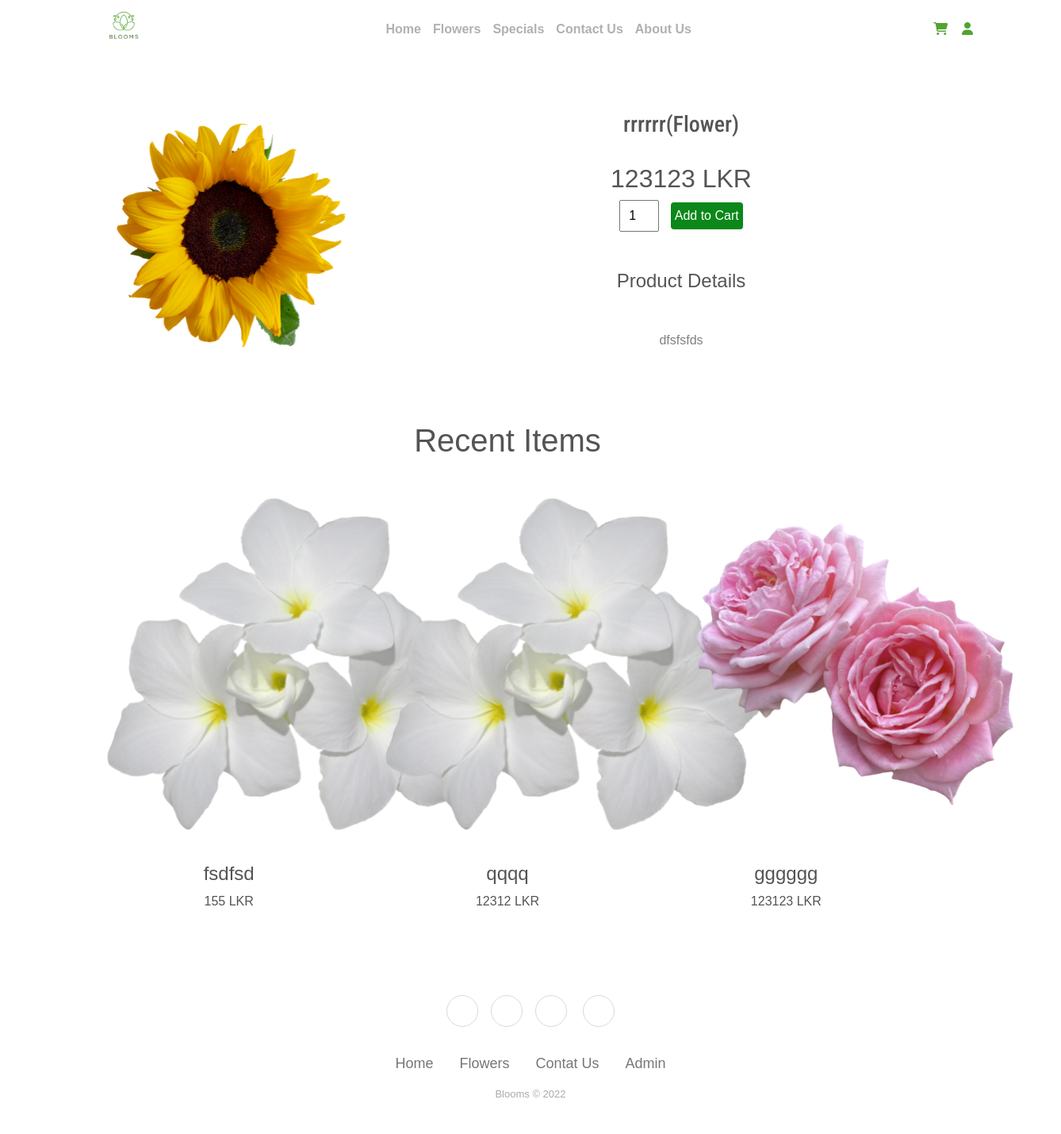
Page /ProductInfo.php?product_id=1 on the committed database.
### tables this page shows
CREATE TABLE `item` (
  `ID` int(11) NOT NULL,
  `CAT` varchar(255) NOT NULL,
  `NAME` varchar(255) NOT NULL,
  `PRICE` int(11) NOT NULL,
  `IMG` varchar(255) NOT NULL,
  `DES` varchar(255) NOT NULL
);

### ProductInfo.php (the view, shortened to what this page needs)
<!DOCTYPE html>
<html lang="en">
<head>
    <link rel="stylesheet" href="./CSS/ProductInfo.css">
    <link rel="stylesheet" href="https://cdnjs.cloudflare.com/ajax/libs/font-awesome/5.15.4/css/all.min.css">
    <link rel="stylesheet" href="https://cdnjs.cloudflare.com/ajax/libs/ionicons/2.0.1/css/ionicons.min.css">
    <link rel="stylesheet" hrf="https://cdn.jsdelivr.net/npm/@fortawesome/fontawesome-free@6.1.1/css/fontawesome.min.css">
    <link href="https://cdn.jsdelivr.net/npm/bootstrap@5.1.3/dist/css/bootstrap.min.css" rel="stylesheet">
    <link rel="stylesheet" href="https://cdnjs.cloudflare.com/ajax/libs/font-awesome/6.2.1/css/all.min.css">
</head>
<body>
<?php  @include './Components/Header.php';
$product_id = htmlspecialchars($_GET['product_id']);
?>
    <form method="POST">
        <?php
        $sql = "SELECT * FROM item WHERE ID=$product_id";
        $sqlResult = mysqli_query($conn, $sql);
        if (mysqli_num_rows($sqlResult)) {
            $productInfo = mysqli_fetch_assoc($sqlResult);
        } else {
            echo "0 results";
        }
        ?>
        <section class="container sproduct my-1 pt-2">
            <div class="row mt-4 ">
                <div class="col-lg-5 col-md-12 col-12">
                    <img class="img-fluid pb-1" width="80%" src="./uploaded_img/<?php echo $productInfo['IMG'] ?>" id="MainImg" alt="">
                </div>
                <div class="col-lg-6 col-md-12 col-12 text">
                    <h3 class="py-4"><?php echo $productInfo['NAME'];?>(<?php echo $productInfo['CAT']; ?>)</h3>
                    <h2><?php echo $productInfo['PRICE']; ?> LKR</h2>
                    <input type="number" value="1" name="qty_input">
                    <button class="buy-btn" name="add_to_cart_btn">Add to Cart</button>
                    <h4 class="mt-5 mb-5">Product Details</h4>
                    <span style="color: grey; text-align:left" class="text"><?php echo $productInfo['DES']; ?></span>
                </div>
    </form>
   <form method="POST" class="gg">
        <div class="small-container" align="center">
            <h1 class="headings">Recent Items</h1>
            <div class="row ff">
        <?php
                $sql = "SELECT * FROM `item` WHERE CAT='Flower' ORDER by rand() LIMIT 3";
                if ($result = mysqli_query($conn, $sql)) {
                    if (mysqli_num_rows($result) > 0) {
                        while ($row = mysqli_fetch_array($result)) {
                            echo ' <div class="col4">';
                            echo ' <img src="./uploaded_img/' . $row['IMG'] . '" alt="" onclick="loadProduct(' . $row['ID'] . ')">';
                            echo ' <h4>' . $row['NAME'] . '</h4>';
                            echo '<p>' . $row['PRICE'] . ' LKR</p>';
                            echo '</div>';
                        }
                    } else {
                        echo "No Products found";
                    }
                } else {
                    echo "Products not found";
                }
                ?>
        </div>
        </div>
    </form>
    <?php @include('footer.php') ?>

### CSS/ProductInfo.css (style rules this page uses)
* { margin: 0; padding: 0; box-sizing: border-box; font-family: 'Trebuchet MS', 'Lucida Sans Unicode', 'Lucida Grande', 'Lucida Sans', Arial, sans-serif; }
:root { --main-color: #54A232; --text-color: #9e9c9c; }
.text { color: #555; text-align: center; justify-content: center; }
h3 { font-family: 'Roboto Condensed', sans-serif; font-size: 150%; }
.sproduct input { width: 50px; height: 40px; padding-left: 10px; font-size: 16px; margin-right: 10px; }
.buy-btn { border: none; border-radius: 4px; padding: 5px 5px; font-weight: 400; color: white; background-color: #0b8819; opacity: 1; transition: 0.3s all; }
.small-container { max-width: 1080px; margin: auto; padding: 0px 25px; color: #555454; }
.ff { margin: 0 auto; text-align: center; }
.small-container { text-align: center; margin: 50px 0px; }
.small-container .row { display: flex; flex-wrap: nowrap; }
.small-container .row .col4 { flex: 0 0 33.333333%; max-width: 33.333333%; }
.small-container .row .col4 { flex: 0 0 50%; }

### ProductInfo.php (style rules this page uses)
.gg { margin: auto; padding-left: 100px; }

### Components/Header.php (style rules this page uses)
:root { --main-color: #54A232; --text-color: #9e9c9c; }

### Components/Footer.php (style rules this page uses)
:root { --main-color: #54A232; --text-color: #9e9c9c; }

### rows in the picture
item: IMG (picture), NAME "rrrrrr", CAT "Flower", PRICE "123123", DES "dfsfsfds"
item: IMG (picture), NAME "fsdfsd", PRICE "155"
item: IMG (picture), NAME "qqqq", PRICE "12312"
item: IMG (picture), NAME "gggggg", PRICE "123123"
